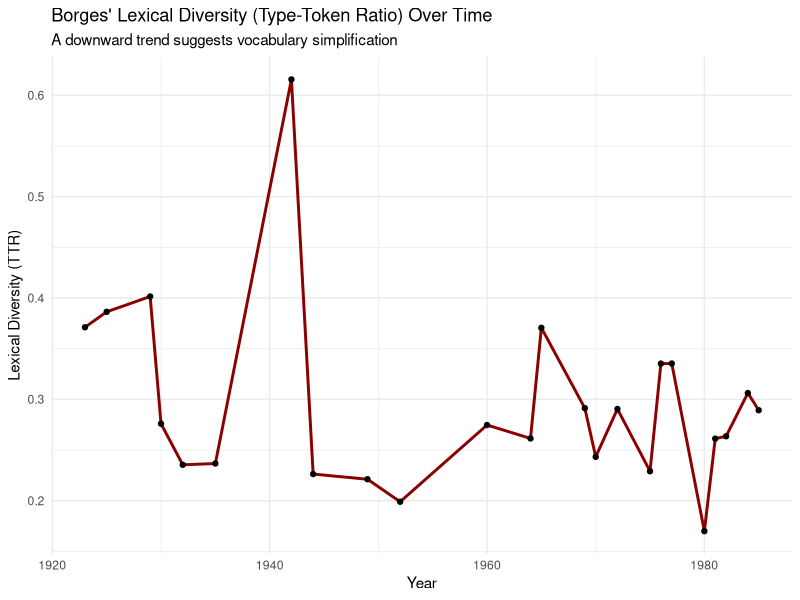

Recreate this plot in R.
library(tidyverse)
library(tidytext)
library(readxl)

df <- read_excel("Borges_Cleaned_Final.xlsx")

# Calculate Type-Token Ratio (TTR)
lexical_diversity <- df %>%
  unnest_tokens(word, text) %>%
  group_by(year) %>%
  summarize(
    total_words = n(),
    unique_words = n_distinct(word),
    TTR = unique_words / total_words 
  )

# Plot Lexical Diversity over time
ggplot(lexical_diversity, aes(x = year, y = TTR)) +
  geom_line(color = "darkred", linewidth = 1) +
  geom_point() +
  labs(title = "Borges' Lexical Diversity (Type-Token Ratio) Over Time",
       subtitle = "A downward trend suggests vocabulary simplification",
       x = "Year", y = "Lexical Diversity (TTR)") +
  theme_minimal()
